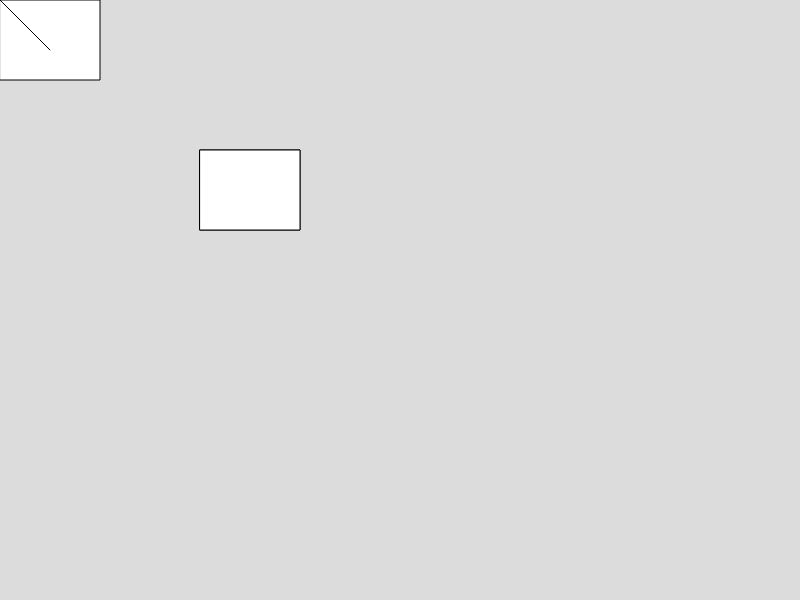
Frame 1 (no input)
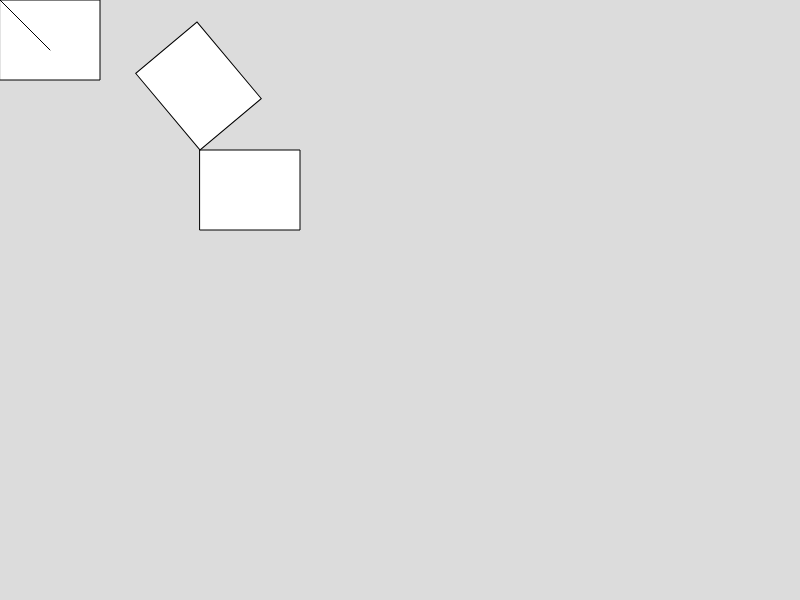
Frame 60 (no input)
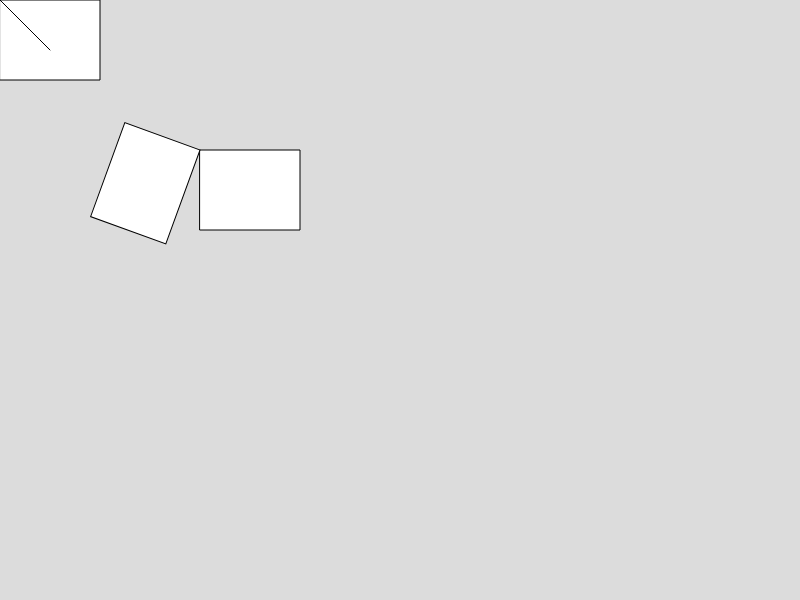
Frame 120 (the mouse pressed at the canvas centre since frame 60)

The p5.js sketch that drew these frames (run headless with seeded random() and noise() and a simulated clock; from frame 60 on, the mouse is pressed at the canvas centre):

// p5.js sketch
// ── sketch.js
let angle = 0;

function setup() {
  createCanvas(800, 600);
  angleMode(DEGREES);
}

function draw() {
  background(220);
  rect(0, 0, 100, 80);

  // Verschieben vom Koordiantensystem
  translate(200, 150);

  rect(0, 0, 100, 80);

  // rotiere um den winkel mouseX
  // um den Nullpunkt des Koordinatensystems
  rotate(angle);
  angle = angle + 10;

  rect(0, 0, 100, 80);

  // alle Transformationen auf 
  // Standartkoordiantensystem zurücksetzen
  resetMatrix();

  line(0, 0, 50, 50);
}
